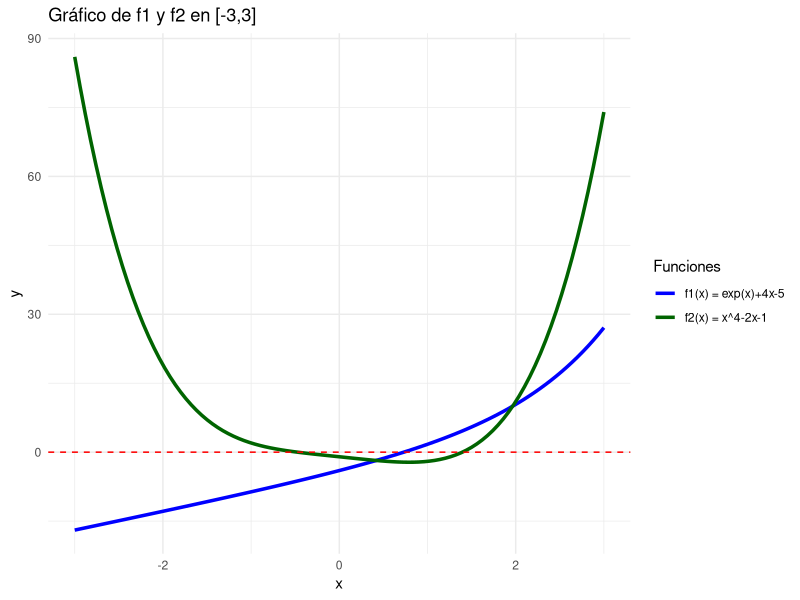
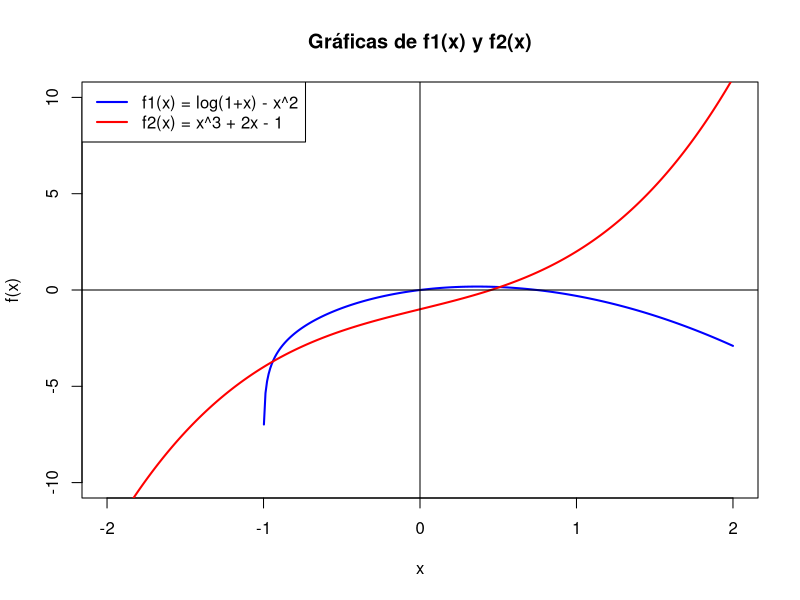

Write the R code that produced these figures, in order.
## ---- chunk 1
#| code-fold: true
punto.fijo <- function(p0, tol, n, g) {
  i <- 1
  p0_temp <- p0
  while (i <= n) {
    p <- g(p0_temp)
    if (abs(p - p0_temp) < tol) {
      return(list("valor" = p, "iteraciones" = i))
    }
    i <- i + 1
    p0_temp <- p
  }
  return(NULL)
}

punto.fijo.rec <- function(p0, tol, n, g) {
  p1 <- g(p0)
  if (abs(p1 - p0) < tol || n < 1) {
    if (n >= 1) {
      return(p1)
    }
    else{
      return(Inf)
    }
  }
  else{
    return(punto.fijo.rec(p1, tol, n - 1, g))
  }
}

f1 <- function(x) sqrt(1 + 1/x)

punto.fijo(1, 1e-8, 20, f1)
punto.fijo.rec(1, 1e-8, 20, f1)
## ---- chunk 2
#| code-fold: true
biseccion <- function(a, b, tol, n, g) {
  i <- 1
  a1 <- a
  b1 <- b
  if (g(a) * g(b) > 0) {
    return("No se cumplen las hipotesis")
  }
  else{
    while (i <= n) {
      x <- (a1 + b1) / 2
      if (g(a1) * g(x) > 0) {
        a1 <- x
      }
      else{
        b1 <- x
      }
      if (abs(b1 - a1) < tol) {
        return(list("valor" = x, "iteraciones" = i))
      }
      i <- i + 1
    }
    return(NULL)
  }
}

biseccion.rec <- function(a, b, tol, n, g) {
  a1 <- a
  b1 <- b
  x <- (a + b) / 2
  if (abs(b1 - a1) < tol || n < 1) {
    if (n >= 1) {
      return(x)
    }
    else{
      return(x)
    }
  }
  else {
    if (g(a) * g(x) > 0) {
      return(biseccion.rec(x, b1, tol, n - 1, g))
    }
    else {
      return(biseccion.rec(a1, x, tol, n - 1, g))
    }
  }
}

f <- function(x) (cos(x))^2 - 2 * sin(x)

biseccion(0, 1, 1e-8, 100, f)
biseccion.rec(0, 1, 1e-8, 100, f)
## ---- chunk 3
#| code-fold: true
newton.raphson <- function(x0, tol, n, f, df) {
  i <- 1
  x0_temp <- x0
  while (i <= n) {
    x <- x0_temp - f(x0_temp) / df(x0_temp)
    if (abs(x - x0_temp) < tol) {
      return(list("valor" = x, "iteraciones" = i))
    }
    i <- i + 1
    x0_temp <- x
  }
  return(NULL)
}

newton.raphson.rec <- function(x0, tol, n, f, df) {
  x0_temp <- x0
  x <- x0_temp - f(x0_temp) / df(x0_temp)
  if (abs(x - x0) < tol || n < 1) {
    if (n >= 1) {
      return(x)
    }
    else{
      return(NULL)
    }
  }
  else{
    return(newton.raphson.rec(x, tol, n - 1, f, df))
  }
}

f <- function(x) (cos(x))^2 - 2 * sin(x)
df <- function(x) - 2 * cos(x) * sin(x) - 2 * sin(x)

newton.raphson(0.5, 1e-8, 100, f, df)
newton.raphson.rec(0.5, 1e-8, 100, f, df)
## ---- chunk 4
#| code-fold: true
secante <- function(x0, x1, tol, n, f) {
  i <- 2
  x0.temp <- x0
  x1.temp <- x1
  while (i <= n) {
    x <- x1.temp - ((x0.temp - x1.temp) * f(x1.temp)) / (f(x0.temp) - f(x1.temp))
    if (abs(x - x0.temp) < tol) {
      return(list("valor" = x, "iteraciones" = i))
    }
    x0.temp <- x1.temp
    x1.temp <- x
    i <- i + 1
  }
  return(NULL)
}

secante.rec <- function(x0, x1, tol, n, f) {
  x <- x1 - ((x0 - x1) * f(x1)) / (f(x0) - f(x1))
  if (abs(x - x0) < tol || n < 1) {
    if (n >= 1) {
      return(x)
    }
    else{
      return(NULL)
    }
  }
  else{
    return(secante.rec(x1, x, tol, n - 1, f))
  }
}

g <- function(x) cos(x) - x^2

secante(0, 1, 1e-8, 100, g)
secante.rec(0, 1, 1e-8, 100, g)
## ---- chunk 5
#| code-fold: true
steffensen <- function(x0, tol, n, f) {
  i <- 2
  x0.temp <- x0
  while (i <= n) {
    x1 <- f(x0.temp)
    x2 <- f(x1)
    x <- x0.temp - (x1 - x0.temp)^2 / (x2 - 2 * x1 + x0.temp)
    if (abs(x - x0.temp) < tol) {
      return(list("valor" = x, "iteraciones" = i))
    }
    i <- i + 1
    x0.temp <- x
  }
  return(NULL)
}

steffensen.rec <- function(x0, tol, n, f) {
  x1 <- f(x0)
  x2 <- f(x1)
  x <- x0 - (x1-x0)^2/(x2-2*x1+x0)
  if(abs(x - x0) < tol || n < 1){
    if(n>=1){
      return(x)
    }
    else{
      return(NULL)
    }
  }
  else{
    return(steffensen.rec(x, tol, n-1, f))
  }
}

f1 <- function(x) sqrt(1 + 1/x)

steffensen(1, 1e-8, 100, f1)
steffensen.rec(1, 1e-8, 100, f1)
## ---- chunk 6
#| code-fold: true
regula.falsi <- function(a,b, tol, n, f){
  i <- 1
  a.temp <- a
  b.temp <- b
  while (i <= n) {
    x <- (a.temp*f(b.temp) - b.temp*f(a.temp))/(f(b.temp) - f(a.temp))
    if(f(a.temp)*f(x) > 0){
      a.temp <- x
    }
    else{
      b.temp <- x
    }
    if(abs(b.temp-a.temp) < tol) {
      return(list("valor" = x, "iteraciones" = i))
    }
    i <- i + 1
  }
  return(NULL)
}

regula.falsi.rec <- function(a, b, tol, n, f) {
  a.temp <- a
  b.temp <- b
  x <- (a.temp*f(b.temp) - b.temp*f(a.temp))/(f(b.temp) - f(a.temp))
  if(abs(b.temp-a.temp)<tol || n<1){
    if(n>=1){
      return(x)
    }
    else{
      return(NULL)
    }
  }
  else{
    if(f(a)*f(x) > 0){
      return(regula.falsi.rec(x, b.temp, tol, n-1, f))
    }
    else{
      return(regula.falsi.rec(a.temp, x, tol, n-1, f))
    }
  }
}

f <- function(x) (cos(x))^2 - 2 * sin(x)

regula.falsi(0, 1, 1e-8, 100, f)
regula.falsi.rec(0, 1, 1e-8, 100, f)

## ---- chunk 7
#| code-fold: true
f <- function(x) cos(x)^2 - 2*sin(x)
biseccion(0, 1, 1e-5, 30, f)

#Calculo con R
raiz.a <- uniroot(f, c(0,1))$root
sprintf("%.20f", raiz.a)  

## ---- chunk 8
round(5* log(10) / log(2))
## ---- chunk 9
#| code-fold: true
g <- function(x) -x^3 + x + 1
biseccion(1, 2, 1e-5, 30, g)

#Calculo con R
raiz.b <- uniroot(g, c(1,2))$root
sprintf("%.20f", raiz.b)
## ---- chunk 10
#| code-fold: true
#| warning: false
#| message: false
library(ggplot2)

f1 <- function(x) exp(x) + 4*x - 5
f2 <- function(x) x^4 - 2*x - 1

ggplot(data.frame(x = c(-3, 3)), aes(x)) +
  stat_function(fun = f1, aes(colour = "f1(x) = exp(x)+4x-5"), size = 1.2) +
  stat_function(fun = f2, aes(colour = "f2(x) = x^4-2x-1"), size = 1.2) +
  geom_hline(yintercept = 0, colour = "red", linetype = "dashed") +
  scale_colour_manual(values = c("blue", "darkgreen")) +
  labs(y = "y", colour = "Funciones",
       title = "Gráfico de f1 y f2 en [-3,3]") +
  theme_minimal()
## ---- chunk 11
#| code-fold: true
biseccion(0,1,1e-4,30,f1)

#Calculo con R
raiz.a <- uniroot(f1,c(0,1))$root
sprintf("%.20f", raiz.a)  
## ---- chunk 12
#| code-fold: true
#Raiz en intervalo [1,2]
biseccion(1,2,1e-4,30,f2)$valor

#Calculo con R
raiz.b.1 <- uniroot(f2,c(1,2))$root
sprintf("%.20f", raiz.b.1)

#Raiz en intervalo [-1,0]
biseccion(-1,0,1e-4,30,f2)$valor

#Calculo con R
raiz.b.2 <- uniroot(f2,c(-1,0))$root
sprintf("%.20f", raiz.b.2)
## ---- chunk 13
f1 <- function(x) exp(-x) - x
f1.f <- function(x) exp(-x)
f2 <- function(x) exp(x) - 3*x
f2.f <- function(x) exp(x)/3
## ---- chunk 14
punto.fijo(0.55, 1e-5, 18, f1.f)


#Calculo con R
pto.fijo.a <- uniroot(f1, c(0,1))$root
sprintf("%.20f", pto.fijo.a)

## ---- chunk 15
punto.fijo(0.6, 1e-5, 30, f2.f)

#Calculo con R
pto.fijo.b <- uniroot(f2, c(0,1))$root
sprintf("%.20f", pto.fijo.b)
## ---- chunk 16
steffensen(0.5, 1e-5, 30, f1.f)

#Calculo con R
pto.fijo.a <- uniroot(f1, c(0,1))$root
sprintf("%.20f", pto.fijo.a)

## ---- chunk 17
steffensen(0.5, 1e-5, 30, f2.f)

#Calculo con R
pto.fijo.b <- uniroot(f2, c(0,1))$root
sprintf("%.20f", pto.fijo.b)
## ---- chunk 18
g1 <- function(x) 3*x^2 - exp(x)
g1.g <- function(x) (sqrt(3)/3) * exp(x/2)
g2 <- function(x) x - cos(x)
g2.g <- function(x) cos(x)
## ---- chunk 19
punto.fijo(0.5, 1e-8, 30, g1.g)

#Calculo con R
pto.fijo.a <- uniroot(g1, c(0,1))$root
sprintf("%.20f", pto.fijo.a)
## ---- chunk 20
punto.fijo(0.5, 1e-8, 60, g2.g)

#Calculo con R
pto.fijo.b <- uniroot(g2, c(0,1))$root
sprintf("%.20f", pto.fijo.b)
## ---- chunk 21
# Definición de g(x)
g <- function(x) sqrt(x + 2)
# Ejecución con p0 = 2.0
punto.fijo(0, 1e-6, 100, g)
## ---- chunk 22
# Estimación a priori

L <- 0.25
p0 <- 0
p1 <- g(p0)
epsilon <- 1e-6

# Fórmula del error a priori
n_apriori <- ceiling(log((epsilon * (1 - L)) / abs(p1 - p0)) / log(L))
n_apriori

# Estimación a posteriori

# Usando última iteración:
# p_n = último valor aproximado
# p_{n-1} = valor anterior

# Supongamos:
p_n <- g(g(g(g(g(p0)))))       # aproximación tras 5 iteraciones
p_n1 <- g(g(g(g(p0))))         # aproximación tras 4 iteraciones

# Cota a posteriori:
error_post <- (L / (1 - L)) * abs(p_n - p_n1)
error_post
## ---- chunk 23
f1 <- function(x) cos(x) - x^2
df1 <- function(x) -sin(x) - 2*x
f2 <- function(x) exp(x) - 4*sin(x)
df2 <- function(x) exp(x) -4*cos(x)
## ---- chunk 24
newton.raphson(0.5, 1e-4, 10, f1, df1)

#Calculo con R
raiz.a <- uniroot(f1, c(0,1))$root
sprintf("%.20f", raiz.a)
## ---- chunk 25
newton.raphson(0.5, 1e-4, 10, f2, df2)

#Calculo con R
raiz.b.1 <- uniroot(f2, c(0,1))$root
sprintf("%.20f", raiz.b.1)

newton.raphson(1.5, 1e-4, 10, f2, df2)

#Calculo con R
raiz.b.2 <- uniroot(f2, c(1,2))$root
sprintf("%.20f", raiz.b.2)
## ---- chunk 26
f1 <- function(x) cos(x) - x^2
df1 <- function(x) -sin(x) - 2*x
f2 <- function(x) exp(x) - 4*sin(x)
df2 <- function(x) exp(x) -4*cos(x)
## ---- chunk 27
secante(0,1,1e-4,10,f1)

#Calculo con R
raiz.a <- uniroot(f1, c(0,1))$root
sprintf("%.20f", raiz.a)
## ---- chunk 28
secante(0,1, 1e-4, 10, f2)

#Calculo con R
raiz.b.1 <- uniroot(f2, c(0,1))$root
sprintf("%.20f", raiz.b.1)

secante(1,2, 1e-4, 10, f2)

#Calculo con R
raiz.b.2 <- uniroot(f2, c(1,2))$root
sprintf("%.20f", raiz.b.2)
## ---- chunk 29
#| code-fold: true
regula_falsi <- function(f, a, b, tol = 1e-6, Nmax = 100) {
  if (f(a) * f(b) >= 0) {
    stop("No se garantiza una raíz en el intervalo [a, b].")
  }

  for (i in 1:Nmax) {
    fa <- f(a)
    fb <- f(b)
    p <- (a * fb - b * fa) / (fb - fa)

    if (abs(f(p)) < tol) {
      cat("Iteraciones:", i, "\n")
      return(p)
    }

    if (f(p) * fa < 0) {
      b <- p
    } else {
      a <- p
    }
  }

  stop("No se alcanzó la tolerancia deseada en el número máximo de iteraciones.")
}
## ---- chunk 30
f <- function(x) x^3 - x - 2
raiz <- regula_falsi(f, 1, 2, tol = 1e-6)
print(raiz)
## ---- chunk 31
f1 <- function(x) log(1 + x) - x^2
f2 <- function(x) x^3 + 2*x - 1
## ---- chunk 32
x <- seq(-2, 2, length.out = 400)

# Evaluar funciones
y1 <- f1(x)
y2 <- f2(x)

# Graficar f1
plot(x, y1, type = "l", col = "blue", lwd = 2,
     ylim = c(-10, 10),
     xlab = "x", ylab = "f(x)",
     main = "Gráficas de f1(x) y f2(x)")

# Agregar f2
lines(x, y2, col = "red", lwd = 2)

# Ejes
abline(h = 0, v = 0, col = "black")

# Leyenda
legend("topleft",
       legend = c("f1(x) = log(1+x) - x^2",
                  "f2(x) = x^3 + 2x - 1"),
       col = c("blue", "red"), lwd = 2)
## ---- chunk 33
regula.falsi(-0.5, 0.5, 1e-6, 100, f1)

#Calculo con R
raiz.a.1 <- uniroot(f1, c(-0.5,0.5))$root
sprintf("%.20f", raiz.a.1)

regula.falsi(0.5, 1, 1e-6, 100, f1)

#Calculo con R
raiz.a.2 <- uniroot(f1, c(0.5,1))$root
sprintf("%.20f", raiz.a.2)
## ---- chunk 34
regula.falsi(0,1,1e-6, 100,f2)

#Calculo con R
raiz.b <- uniroot(f2, c(0,1))$root
sprintf("%.20f", raiz.b)
## ---- chunk 35
#| code-fold: true
ig.espaciado <- function(a, b, tol, n, f) {
  i <- 1
  a.temp <- a
  b.temp <- b
  while (i <= n) {
    x1 <- (2 * a.temp + b.temp) / 3
    x2 <- (a.temp + 2 * b.temp) / 3
    if (f(x1) > f(x2)) {
      a.temp <- x1
      x <- a.temp
    }
    else{
      b.temp <- x2
      x <- b.temp
    }
    if (abs(b.temp - a.temp) < tol) {
      return(list("valor" = x, "iteraciones" = i))
    }
    i <- i + 1
  }
  return(NULL)
}

## ---- chunk 36
f <- function(x) x^4 - 4*x^3 +3*x^2
f(ig.espaciado(1, 4, 1e-5, 1000, f)$valor)
## ---- chunk 37
#| code-fold: true
dicotomico <- function(a, b, e, tol, n, f) {
  i <- 1
  a.temp <- a
  b.temp <- b
  while (i <= n) {
    x1 <- (a.temp + b.temp - e)/2
    x2 <- (a.temp + b.temp + e)/2
    if(f(x1) <= f(x2)){
      b.temp <- x2
      x <- b.temp
    }
    else{
      a.temp <- x1
      x <- a.temp
    }
    if(abs(b.temp - a.temp) < tol){
      return(list("valor" = x, "iteraciones" = i))
    }
    i <- i+1
  }
  return(NULL)
}
## ---- chunk 38
f <- function(x) x^4 -4*x^3 + 3*x^2

min.x <- dicotomico(1, 4, 1e-6, 1e-5, 100, f)
min.x
## ---- chunk 39
f(min.x$valor)
